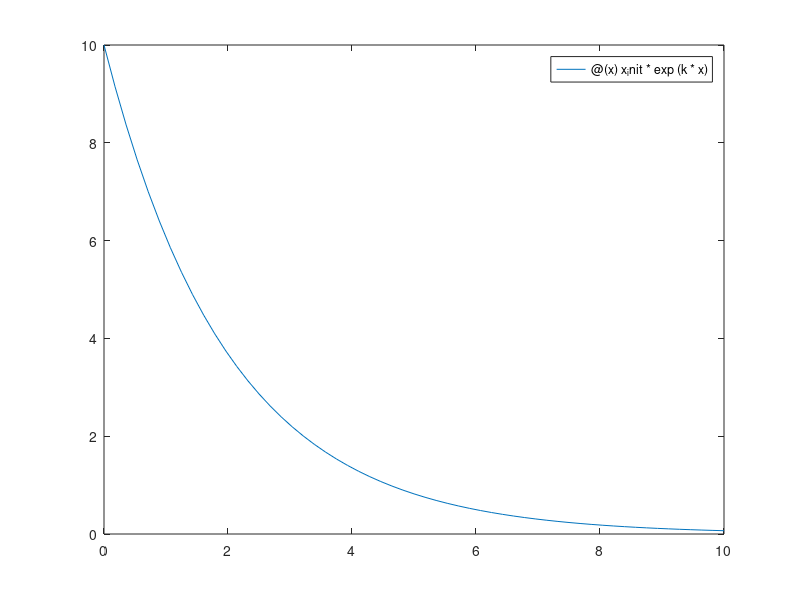

MATLAB code to generate this figure:
close all
clear
clc

%% some function
% syms s1
% fplot(@(x) sin(x))
% hold on
% theta = deg2rad(60)
% fplot(@(x) sin(x-theta))
% R = 5.2;L = 2.39e-3;
% K1 = 100*L;K2 = K1*R/L;
% fplot(@(t) exp(-(t*(K1 + R))/(2*L))*(cosh((t*(K1^2 + 2*K1*R + R^2 - 4*K2*L)^(1/2))/(2*L)) - (sinh((t*(K1^2 + 2*K1*R + R^2 - 4*K2*L)^(1/2))/(2*L))*(K1 + R))/(K1^2 + 2*K1*R + R^2 - 4*K2*L)^(1/2)))

% 
% atan2(1,0)

% fplot(@(x) 20*log10(x))
% f1 = @(x) 10*exp(-10*x);
% f2 = @(x) 1*exp(-10*x);
% fplot(@(x) 10*exp(-0*x))
k = -0.5;
x_init = 10;
% fplot(@(x) 10*exp(k*x),[0 10])
% hold on
% fplot(@(x) 5*exp(k*x),[0 10])
% hold on
fplot(@(x) x_init*exp(k*x),[0 10])
% expand((s1+1.367)^2)

%% transfer function
% s = tf('s');
% w = {0.1,100};
% syms k

% L1 = 3/(s*(0.1*s+1));
% L2 = L1*(355/(s^2+1.1*s+355));
% C = 1*s^0;
% T1 = L1/(1+L1);
% T2 = L2/(1+L2);
% G0 = 246.7/(s^2+15.71*s+246.7);
% TD = 157.9/(s^2+25.13*s+157.9);
% Gf = (s^2+15.34*s+201.6)/(s^2+25.56*s+201.6);
% GT = TD*G0;
% G0f = Gf*G0;
% P1 = 987/(s^2+75.4*s+987);
% P2 = (1421/(s^2+67.86*s+1421))*((0.01*s+1)/(0.03*s+1))*(1/(0.035*s+1));
% [A,B,C,D] = tf2ss(246.7,[1,15.71,246.7]);
% G1 = 1/(0.1*s+1);
% % [A,B,C,D] = tf2ss(1,[0.1,1]);

% f = 30;
% ksi = 0.1;
% wd = 2*pi*f;
% wn = wd/((1-ksi^2)^0.5);
% G4 = wn^2/(s^2+2*ksi*wn*s+wn^2)

% A = [0,1;-246.7,-15.71];
% B = [0;246.7];
% C = [1,0];
% D = 0;
% sys1 = ss(A,B,C,D)
% [b,a] = ss2tf(A,B,C,D)
% 
% % A = [0,1;-10,-15];
% % B = [0;10];
% % C = [1,0];
% % D = 0;
% % sys2 = ss(A,B,C,D)
% % [b,a] = ss2tf(A,B,C,D)
% 
% A = [0,1;-987,-75.4];
% B = [0;987];
% C = [1,0];
% D = 0;
% sys3 = ss(A,B,C,D)
% [b,a] = ss2tf(A,B,C,D)
% 
% A = [0,1;-35890,-37.89];
% B = [0;35890];
% C = [1,0];
% D = 0;
% sys4 = ss(A,B,C,D)
% [b,a] = ss2tf(A,B,C,D)

% sys1 = 1/s;
% sys = (86.9*s+9691)/(s^2+136.7*s+10420)
% bode(sys)
% hinfnorm(sys)

% cascade lead compensator
% G0 = 10/(s*(s+1));
% Gc = (1+0.456*s)/(1+0.114*s);
% Gc0 = Gc*G0

%% state space
% first order close loop system 
% error system
% C = [1];
% D = 0;
% 
% k = 10;
% A = [-k];
% B = [1];
% sys1 = ss(A,B,C,D);
% 
% k = 10;
% A = [-k];
% B = [k];
% sys2 = ss(A,B,C,D);
% bode(sys2)
% 
% k = 10;
% A = [-k];
% B = [-k];
% sys3 = ss(A,B,C,D);
% step(sys3)
% 
% k = 15;
% A = [-k];
% B = [k];
% sys4 = ss(A,B,C,D);

% bandwidth(sys1)
% margin(sys1)
% linearSystemAnalyzer(sys1)

% second order open loop system
% k = 2;
% A = [0 1;-k^2 -2*k];
% B = [0;0];
% C = [0 1];
% D = 0;
% sys2 = ss(A,B,C,D);
% 
% A = [0 1;0 0];
% B = [0;1];
% C = [1 0];
% D = 0;
% sys3 = ss(A,B,C,D);

% non-minimun system
% A = [1 1 0;0 0 1;0 0 0];
% B = [0;0;1];
% C = [0 1 0];
% D = 0;
% sys3 = ss(A,B,C,D);
% [b,a] = ss2tf(A,B,C,D)

% butterworth
% fc = 100;
% fs = 10000;
% 
% [b,a] = butter(3,fc/(fs/2))

% lqr
% A = 0;
% B = 1;
% C = 1;
% D = 0;
% Q = 1;
% R = 1;
% sys = ss(A,B,C,D);
% [K,S,P] = lqr(sys,Q,R)

%% Solution of LTI State Equations
% format rat;
% 参考khalil 12.4 Integral Control via Linearization
% 直接套公式即可
% syms s R L w
% A = [-R/L 0;1 0];
% B = [1/L;0];
% syms K1 K2
% K1 = w*L;
% K2 = K1*R/L;
% K = [K1 K2];
% A_cl = A - B*K
% I = eye(2);
% temp1 = s*I - A_cl;
% temp2 = inv(temp1);
% phi0 = simplify(ilaplace(temp2))
% eig(A_cl)
% K1 = w*L;
% K2 = K1*R/L;
% simplify(-(K1 + R + (K1^2 + 2*K1*R + R^2 - 4*K2*L)^(1/2))/(2*L))
% simplify(-(K1 + R - (K1^2 + 2*K1*R + R^2 - 4*K2*L)^(1/2))/(2*L))

% syms a b
% A = [-a -b;1 0];
% eig(A)
